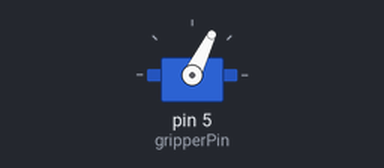
Bench run of a sketch on a simulated Arduino Uno, built with avr-gcc and run on an emulated ATmega328P. Parts: servo.

Above: at 0.05 s.
At 4.0 s:
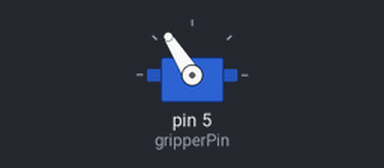
Timing chart, 0 to 5.2 s (numbered marks = the images above):
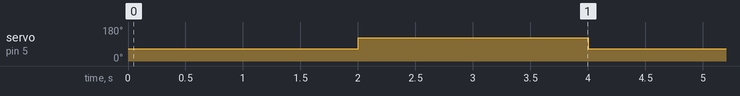

Measured:
- by itself, servo on pin 5 (gripperPin): alternates 122° for 2.0 s and 64° for 2.0 s

The sketch:

gripper_working.ino
```cpp
#include <Servo.h>

Servo gripperServo;
const int gripperPin = 5;

void setup() {
  gripperServo.attach(gripperPin);
}

void loop() {
  // Open gripper (1000-1500μs range - adjust for your gripper)
  gripperServo.writeMicroseconds(1200);
  delay(2000); // Wait 2000 milliseconds (2 seconds)

  // Close gripper (1500-2000μs range - adjust for your gripper)
  gripperServo.writeMicroseconds(1800);
  delay(2000); // Wait 2000 milliseconds (2 seconds)
}
```
